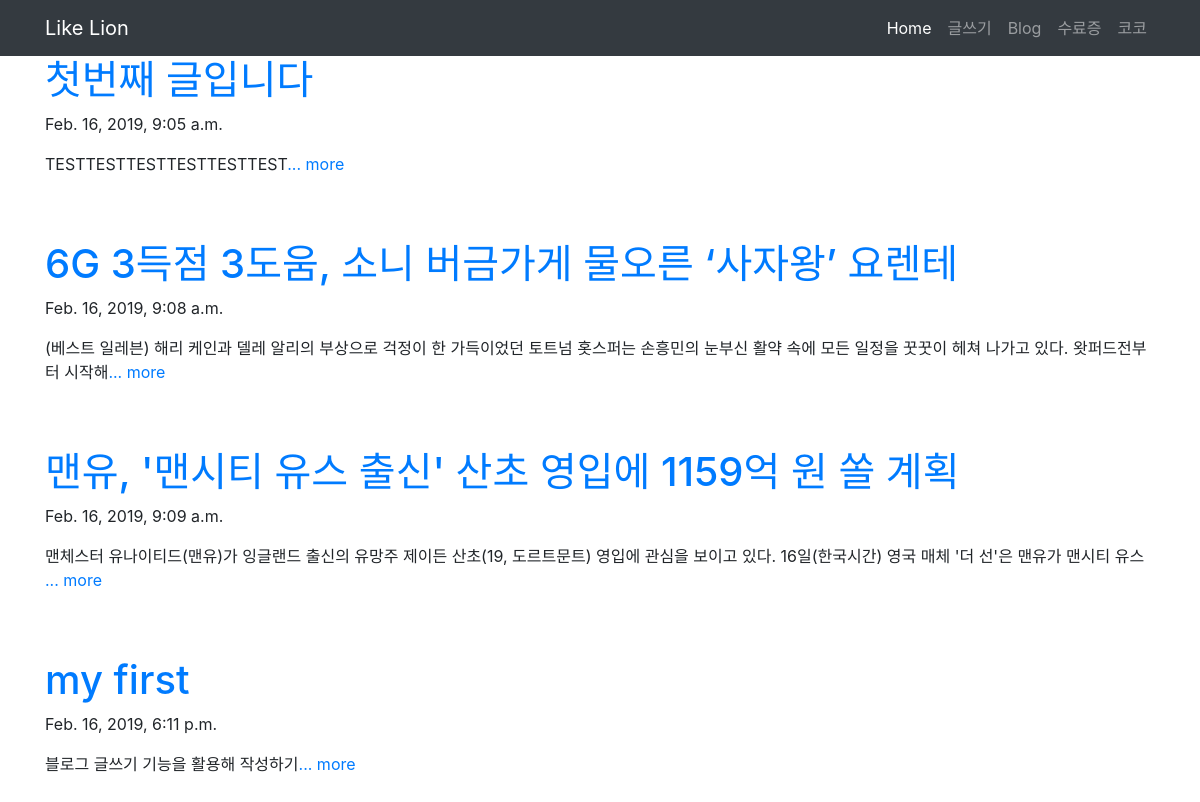
The page / on the database its author committed.
### blog/models.py (models this page shows, shortened)
class Blog(models.Model):
    title = models.CharField(max_length=200)
    pub_date = models.DateTimeField('date published')
    body = models.TextField()
    def summary(self):
        return self.body[:100]

### blog/views.py (the view)
# urls.py: path('',blog.views.home, name="home"),
def home(request):
    blogs = Blog.objects
    return render(request, 'home.html', {'blogs': blogs})

### blog/templates/home.html (shortened to what this page needs)
{% load staticfiles %}
<link rel="stylesheet" href="https://stackpath.bootstrapcdn.com/bootstrap/4.2.1/css/bootstrap.min.css">
<nav class="navbar navbar-expand-lg navbar-dark bg-dark">
    <div class="container">
    <a class="navbar-brand" href="{% url 'home' %}">Like Lion</a>
    <div class="collapse navbar-collapse" id="navbarSupportedContent">
      <ul class="navbar-nav ml-auto">
        <a class="nav-item nav-link active" href="{% url 'home' %}">Home</a>
        <a class="nav-item nav-link" href="{% url 'new' %}">글쓰기</a>
        <a class="nav-item nav-link" href="#">Blog</a>
        <a class="nav-item nav-link" href="{% static 'grade.pdf' %}">수료증</a>
        <a class="nav-item nav-link" href="{% static 'coco.jpg' %}" alt="">코코</a>
      </ul>
    </div>
    </div>
  </nav>
<div class= "container">
{% for blog in blogs.all%}
<a href="{% url 'detail' blog.id %}">
    <h1> {{blog.title}}</h1>
</a>
    <p>{{blog.pub_date}}</p>
    <p>{{blog.summary}}<a href="{% url 'detail' blog.id%}">... more</p>
    <br><br>
{%endfor%}
</div>

### rows shown on the page
Blog: title "첫번째 글입니다", pub_date "Feb. 16, 2019, 9:05 a.m.", summary "TESTTESTTESTTESTTESTTEST"
Blog: title "6G 3득점 3도움, 소니 버금가게 물오른 ‘사자왕’ 요렌테", pub_date "Feb. 16, 2019, 9:08 a.m.", summary "(베스트 일레븐) 해리 케인과 델레 알리의 부상으로 걱정이 한 가득이었던 토트넘 홋스퍼는 손흥민의 눈부신 활약 속에 모든 일정을 꿋꿋이 헤쳐 나가고 있다. 왓퍼드전부터 시작해"
Blog: title "맨유, '맨시티 유스 출신' 산초 영입에 1159억 원 쏠 계획", pub_date "Feb. 16, 2019, 9:09 a.m.", summary "맨체스터 유나이티드(맨유)가 잉글랜드 출신의 유망주 제이든 산초(19, 도르트문트) 영입에 관심을 보이고 있다. 16일(한국시간) 영국 매체 '더 선'은 맨유가 맨시티 유스"
Blog: title "my first", pub_date "Feb. 16, 2019, 6:11 p.m.", summary "블로그 글쓰기 기능을 활용해 작성하기"
